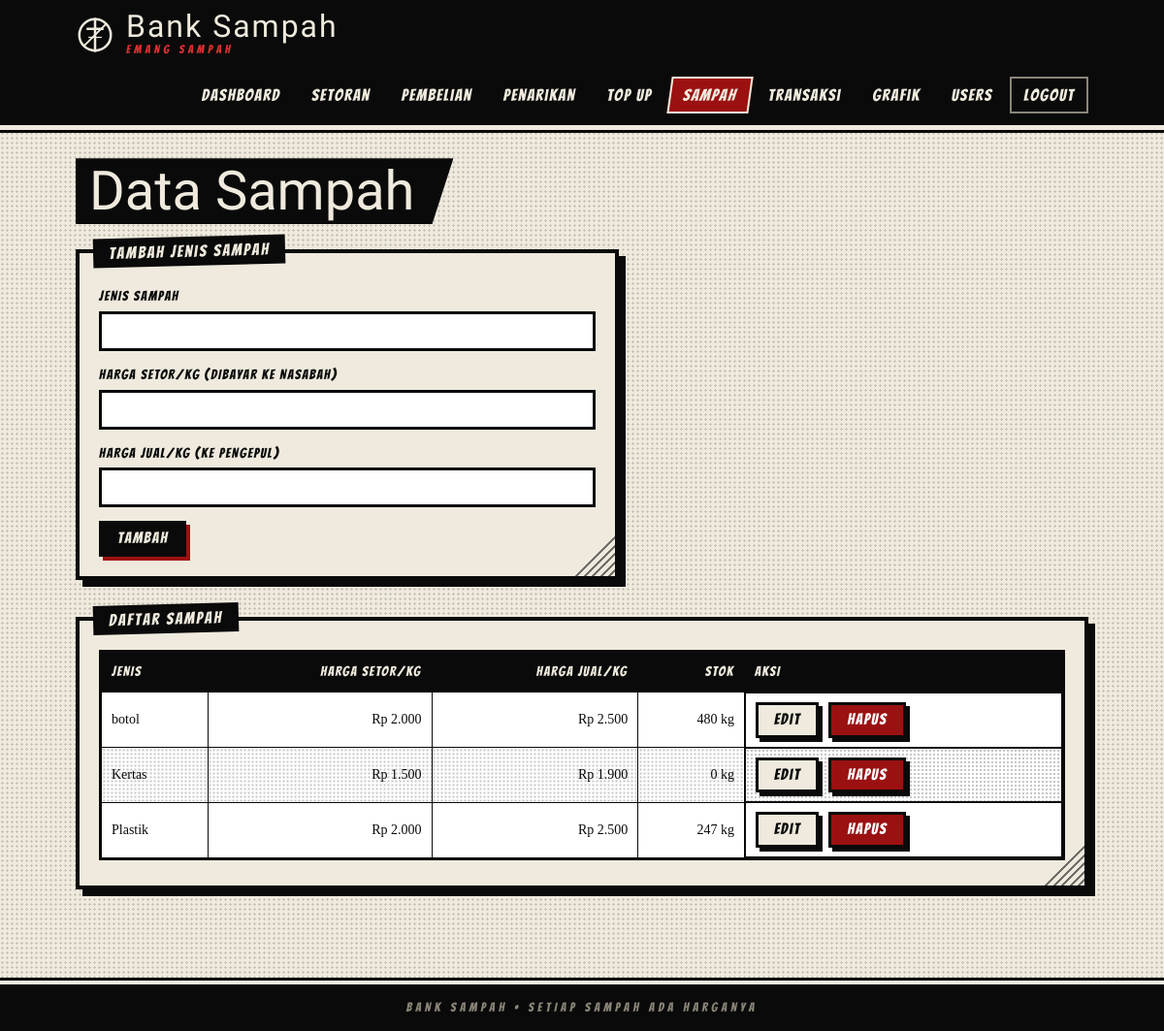
The page /admin/sampah.php (signed in) on the database its author committed.
### tables this page shows
CREATE TABLE `sampah` (
  `id_sampah` int(11) NOT NULL,
  `jenis` varchar(100) NOT NULL,
  `harga_setor_per_kg` decimal(10,2) NOT NULL,
  `harga_jual_per_kg` decimal(10,2) NOT NULL,
  `stok_kg` decimal(10,2) DEFAULT 0.00
);

### admin/sampah.php (the view, shortened to what this page needs)
<?php
require_once "../config/layout.php";
$data = mysqli_query($koneksi, "SELECT * FROM sampah ORDER BY jenis");
?>
<section class="panel lebar-form">
    <h3>Tambah Jenis Sampah</h3>
    <form method="POST">
        <label for="jenis">Jenis sampah</label>
        <input type="text" id="jenis" name="jenis" required>
        <label for="hs">Harga setor/kg (dibayar ke nasabah)</label>
        <input type="number" id="hs" step="0.01" min="0" name="harga_setor_per_kg" required>
        <label for="hj">Harga jual/kg (ke pengepul)</label>
        <input type="number" id="hj" step="0.01" min="0" name="harga_jual_per_kg" required>
        <button type="submit">Tambah</button>
    </form>
</section>
<section class="panel">
    <h3>Daftar Sampah</h3>
    <div class="tabel-wrap">
    <table>
        <thead><tr>
            <th>Jenis</th><th class="angka">Harga Setor/kg</th><th class="angka">Harga Jual/kg</th><th class="angka">Stok</th><th>Aksi</th>
        </tr></thead>
        <tbody>
        <?php while ($s = mysqli_fetch_assoc($data)) { ?>
        <tr>
            <td><?= h($s['jenis']) ?></td>
            <td class="angka"><?= rp($s['harga_setor_per_kg']) ?></td>
            <td class="angka"><?= rp($s['harga_jual_per_kg']) ?></td>
            <td class="angka"><?= kg($s['stok_kg']) ?></td>
            <td class="aksi">
                <a class="btn terang" href="sampah_edit.php?id=<?= (int)$s['id_sampah'] ?>">Edit</a>
                <form action="sampah_hapus.php" method="POST" class="inline"
                      onsubmit="return confirm('Hapus jenis sampah ini?')">
                    <button type="submit" class="bahaya">Hapus</button>
                </form>
            </td>
        </tr>
        <?php } ?>
        </tbody>
    </table>
    </div>
</section>

### assets/style.css (style rules this page uses)
:root { --ink:#0a0a0a; --paper:#efeadd; --paper-2:#dcd5c4; --grey:#8a8578; --blood:#9b1111; --blood-dark:#4d0707; --blood-lt:#e03030; --f-judul:'Pirata One','UnifrakturCook',Georgia,serif; --f-sfx:'Bangers',Impact,'Arial Narrow',sans-serif; --f-teks:'Libre Baskerville',Georgia,'Times New Roman',serif; }
* { box-sizing:border-box }
html { background:var(--ink) }
body { margin:0; min-height:100vh; font-family:var(--f-teks); font-size:15px; line-height:1.55; color:var(--ink); background-color:var(--paper); background-image:radial-gradient(rgba(0,0,0,.16) 1px,transparent 1.3px); background-size:5px 5px; display:flex; flex-direction:column; }
a { color:var(--ink) }
.panel { position:relative;isolation:isolate;background:var(--paper);border:4px solid var(--ink); box-shadow:7px 7px 0 var(--ink);padding:30px 20px 20px;margin:0 0 38px; }
.panel::after { content:"";position:absolute;right:0;bottom:0;width:46px;height:46px;z-index:-1;opacity:.55; background:repeating-linear-gradient(135deg,var(--ink) 0 2px,transparent 2px 6px); clip-path:polygon(100% 0,100% 100%,0 100%) }
.panel>h3:first-child { position:absolute;top:-17px;left:14px;margin:0;background:var(--ink);color:var(--paper); font-family:var(--f-sfx);font-weight:400;font-size:17px;letter-spacing:2px;padding:2px 16px;transform:rotate(-1.5deg); }
.lebar-form { max-width:560px }
.tabel-wrap { overflow-x:auto;margin:0 0 6px }
table { width:100%;border-collapse:collapse;border:3px solid var(--ink);background:#fff;font-size:14px }
th { background:var(--ink);color:var(--paper);font-family:var(--f-sfx);font-weight:400;letter-spacing:1.5px; text-transform:uppercase;font-size:14px;padding:9px 10px;text-align:left;border:1px solid var(--ink);white-space:nowrap }
td { padding:9px 10px;border:1px solid var(--ink);vertical-align:middle }
tbody tr:nth-child(even) td { background-image:radial-gradient(rgba(0,0,0,.22) 1px,transparent 1.2px);background-size:4px 4px }
td.angka,th.angka { text-align:right;white-space:nowrap }
label { display:block;font-family:var(--f-sfx);font-size:14px;letter-spacing:1.5px;text-transform:uppercase;margin-top:4px }
input,select { display:block;width:100%;max-width:100%;margin:4px 0 14px;padding:9px 12px;border:3px solid var(--ink);border-radius:0; background:#fff;color:var(--ink);font-family:var(--f-teks);font-size:15px; }
button,.btn { display:inline-block;font-family:var(--f-sfx);font-size:16px;letter-spacing:1.5px;line-height:1.3; background:var(--ink);color:var(--paper);border:3px solid var(--ink);padding:5px 16px;cursor:pointer;text-decoration:none; box-shadow:4px 4px 0 var(--blood);transition:transform .08s,box-shadow .08s; }
.terang { background:var(--paper)!important;color:var(--ink)!important;box-shadow:4px 4px 0 var(--ink)!important }
.bahaya { background:var(--blood)!important;color:#fff!important;box-shadow:4px 4px 0 var(--ink)!important }
form.inline { display:inline }
.aksi { display:flex;gap:10px;flex-wrap:wrap;align-items:center }

### rows shown on the page
sampah: jenis "botol", harga_setor_per_kg "Rp 2.000", harga_jual_per_kg "Rp 2.500", stok_kg "480 kg"
sampah: jenis "Kertas", harga_setor_per_kg "Rp 1.500", harga_jual_per_kg "Rp 1.900", stok_kg "0 kg"
sampah: jenis "Plastik", harga_setor_per_kg "Rp 2.000", harga_jual_per_kg "Rp 2.500", stok_kg "247 kg"

### other values the page prints
$nama "Dashboard"
$nama "Setoran"
$nama "Pembelian"
$nama "Penarikan"
$nama "Top Up"
$nama "Sampah"
$nama "Transaksi"
$nama "Grafik"
$nama "Users"
$judul "Data Sampah"
